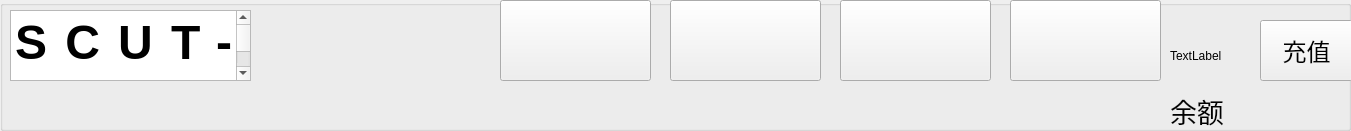
   <widget class="QGroupBox" name="groupBox">
    <property name="geometry">
     <rect>
      <x>0</x>
      <y>-10</y>
      <width>1351</width>
      <height>131</height>
     </rect>
    </property>
    <property name="styleSheet">
     <string notr="true"/>
    </property>
    <property name="title">
     <string/>
    </property>
    <widget class="QTextEdit" name="textEdit">
     <property name="geometry">
      <rect>
       <x>10</x>
       <y>10</y>
       <width>241</width>
       <height>71</height>
      </rect>
     </property>
     <property name="styleSheet">
      <string notr="true">color: rgb(0, 0, 0);</string>
     </property>
     <property name="readOnly">
      <bool>true</bool>
     </property>
     <property name="html">
      <string>&lt;!DOCTYPE HTML PUBLIC &quot;-//W3C//DTD HTML 4.0//EN&quot; &quot;http://www.w3.org/TR/REC-html40/strict.dtd&quot;&gt;
&lt;html&gt;&lt;head&gt;&lt;meta name=&quot;qrichtext&quot; content=&quot;1&quot; /&gt;&lt;meta charset=&quot;utf-8&quot; /&gt;&lt;style type=&quot;text/css&quot;&gt;
p, li { white-space: pre-wrap; }
hr { height: 1px; border-width: 0; }
li.unchecked::marker { content: &quot;\2610&quot;; }
li.checked::marker { content: &quot;\2612&quot;; }
&lt;/style&gt;&lt;/head&gt;&lt;body style=&quot; font-family:'.AppleSystemUIFont'; font-size:13pt; font-weight:400; font-style:normal;&quot;&gt;
&lt;p align=&quot;justify&quot; style=&quot; margin-top:12px; margin-bottom:12px; margin-left:0px; margin-right:0px; -qt-block-indent:0; text-indent:0px;&quot;&gt;&lt;span style=&quot; font-family:'SimSun'; font-size:36pt; font-weight:600; color:#000000;&quot;&gt;SCUT-Store&lt;/span&gt;&lt;/p&gt;&lt;/body&gt;&lt;/html&gt;</string>
     </property>
    </widget>
    <widget class="QPushButton" name="homeButton">
     <property name="geometry">
      <rect>
       <x>500</x>
       <y>0</y>
       <width>151</width>
       <height>81</height>
      </rect>
     </property>
     <property name="cursor">
      <cursorShape>PointingHandCursor</cursorShape>
     </property>
     <property name="styleSheet">
      <string notr="true">border-image: url(:/pic_main/home.png);</string>
     </property>
     <property name="text">
      <string/>
     </property>
    </widget>
    <widget class="QPushButton" name="user_Button">
     <property name="geometry">
      <rect>
       <x>670</x>
       <y>0</y>
       <width>151</width>
       <height>81</height>
      </rect>
     </property>
     <property name="cursor">
      <cursorShape>PointingHandCursor</cursorShape>
     </property>
     <property name="styleSheet">
      <string notr="true">border-image: url(:/pic_main/user_more.png);</string>
     </property>
     <property name="text">
      <string/>
     </property>
    </widget>
    <widget class="QPushButton" name="collectionButton">
     <property name="geometry">
      <rect>
       <x>840</x>
       <y>0</y>
       <width>151</width>
       <height>81</height>
      </rect>
     </property>
     <property name="cursor">
      <cursorShape>PointingHandCursor</cursorShape>
     </property>
     <property name="styleSheet">
      <string notr="true">border-image: url(:/pic_main/favorite.png);</string>
     </property>
     <property name="text">
      <string/>
     </property>
    </widget>
    <widget class="QPushButton" name="messageButton">
     <property name="geometry">
      <rect>
       <x>1010</x>
       <y>0</y>
       <width>151</width>
       <height>81</height>
      </rect>
     </property>
     <property name="cursor">
      <cursorShape>PointingHandCursor</cursorShape>
     </property>
     <property name="styleSheet">
      <string notr="true">border-image: url(:/pic_main/comment.net.png);</string>
     </property>
     <property name="text">
      <string/>
     </property>
    </widget>
    <widget class="QPushButton" name="pushButton_recharge">
     <property name="geometry">
      <rect>
       <x>1260</x>
       <y>20</y>
       <width>93</width>
       <height>61</height>
      </rect>
     </property>
     <property name="font">
      <font>
       <family>微软雅黑</family>
       <pointsize>18</pointsize>
       <bold>false</bold>
      </font>
     </property>
     <property name="styleSheet">
      <string notr="true">image: url(:/pic_main/111.png);</string>
     </property>
     <property name="text">
      <string>充值</string>
     </property>
    </widget>
    <widget class="QLabel" name="label_message_2">
     <property name="geometry">
      <rect>
       <x>1170</x>
       <y>90</y>
       <width>71</width>
       <height>41</height>
      </rect>
     </property>
     <property name="font">
      <font>
       <family>华文隶书</family>
       <pointsize>20</pointsize>
      </font>
     </property>
     <property name="text">
      <string>余额</string>
     </property>
    </widget>
    <widget class="QLabel" name="label_money">
     <property name="geometry">
      <rect>
       <x>1170</x>
       <y>40</y>
       <width>111</width>
       <height>31</height>
      </rect>
     </property>
     <property name="text">
      <string>TextLabel</string>
     </property>
    </widget>
   </widget>
